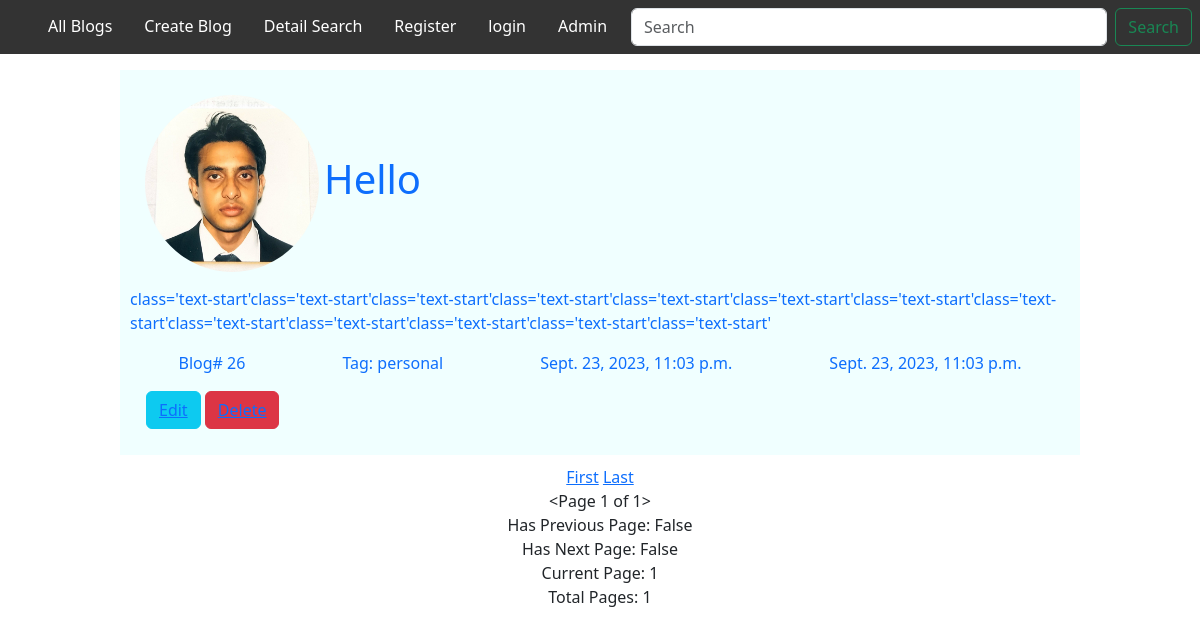
The page / on the database its author committed.
### blog/models.py (models this page shows, shortened)
class Blog(models.Model):
    title = models.CharField(max_length=100)
    content = models.TextField(blank=True)
    date_created = models.DateTimeField(auto_now_add=True)
    date_updated = models.DateTimeField(auto_now=True)
    CATEGORY = (
        ('personal', 'personal'),
        ('daily life', 'daily life'),
        ('general', 'general'),
        ('others', 'others'),
        ('not applicable', 'not applicable'),
    )
    category = models.CharField(max_length=100, choices=CATEGORY)
    profile_pic = models.ImageField(null=True, blank=True, upload_to='images/', default='/profile_pic.jpeg')
    def content_preview(self):
        return self.content[0:500]

### blog/views.py (the view)
# urls.py: path('', views.home, name='home'),
def home(request):
    p = Paginator(Blog.objects.all(), 2)
    page = request.GET.get('page')
    blog = p.get_page(page)
    context ={
        'blog': blog,
    }
    return render(request, 'blog/home.html', context)

### blog/templates/blog/home.html (shortened to what this page needs)
{% load static %}
<!DOCTYPE html>
<html>
<head>
 <link rel="stylesheet" type="text/css" href="{% static 'css/home.css' %}">
 <link href="https://cdn.jsdelivr.net/npm/bootstrap@5.3.2/dist/css/bootstrap.min.css" rel="stylesheet">
{% block style %}
    <link rel="stylesheet" type="text/css" href="{% static 'css/home-content.css' %}">
{% endblock %}
</head>
<body>
<ul>
  <li><a class="active" href="{% url 'home' %}">All Blogs</a></li>
  <li><a href="{% url 'create' %}">Create Blog</a></li>
  <li><a href="{% url "detail_search" %}">Detail Search</a></li>
  <li><a href="{% url 'register' %}">Register</a></li>
  {% if user.is_authenticated %}
    <li><a href="#about">Hello, {{user.username}}</a></li>
    <li><a href="{% url 'logout' %}">Logout</a></li>
  {% else %}
    <li><a href="{% url 'login' %}">login</a></li>
  {% endif %}
  <li><a href="/admin/">Admin</a></li>
  <form method='GET' class="d-flex p-2" action='{% url "search" %}'>
    <input name='q' class="form-control me-2" placeholder="Search" aria-label="Search">
    <button class="btn btn-outline-success" type="submit">Search</button>
  </form>
</ul>
{% block content %}
    {% for blog in blog %}
    <div class='main-container'>
        <a  class='container-head-anchor' href='{% url "detail" blog.id %}'>
        <div class='container-head'>
            {% if blog.profile_pic %}
            <img src='{{blog.profile_pic.url}}'>
            {% else %}
                {{pass}}
            {% endif %}
            <h1>{{blog.title}}</h1>
        </div>
        <div class='content'>
            <p>{{blog.content_preview}}<p>
        </div>
        <div class='container-end'>
            <div> Blog# {{blog.id}}</div>
            <div>Tag: {{blog.category}}</div>
            <div>{{blog.date_created}}</div>
            <div>{{blog.date_updated}}</div>
        </div>
        </a>
        <div class="m-3">
            <button class=' btn btn-info mr-5' type='submit'><a href="{% url 'update' blog.id %}">Edit</a></button>
            <button class=' btn btn-danger' type='submit'><a href="{% url 'delete' blog.id %}">Delete</a></button>
        </div>
    </div>
    {% endfor %}
    <center>
      <a href='?page=1'>First</a>
      <a href='?page={{blog.paginator.num_pages}}'>Last</a>
    </center>
    <center>
    {{blog}}<br>
    Has Previous Page: {{blog.has_previous}}<br>
    Has Next Page: {{blog.has_next}}<br>
    Current Page: {{blog.number}}<br>
    Total Pages: {{blog.paginator.num_pages}}<br>
    </center>
{% endblock %}
</body>
</html>

### static/css/home.css (style rules this page uses)
body { margin: none; padding: none; }
ul { list-style-type: none; margin: 0; padding: 0; overflow: hidden; background-color: #333; }
li { float: left; }
li a { display: block; color: white; text-align: center; padding: 14px 16px; text-decoration: none; }

### static/css/home-content.css (style rules this page uses)
.main-container { display: flex; flex-wrap: wrap; margin: 10px 10%; padding: 10px 10px; flex-direction: column; background-color: azure; text-decoration: none; color: black; transition: background-color 200ms ease-in-out; }
.container-head-anchor { text-decoration: none; }
.container-head { display: flex; flex-direction: row; align-items: center; padding: 10px 10px; }
.container-head > img { width: 20%; border-radius: 50% 50% 50% 50%; padding: 5px 5px; object-fit: contain; }
.container-head > h1 { width: 70%; }
.container-end { display: flex; flex-wrap: wrap; font-size: 1em; justify-content: space-around; }

### rows shown on the page
Blog: profile_pic (picture), title "Hello", content_preview "class='text-start'class='text-start'class='text-start'class='text-start'class='text-start'class='text-start'class='text-start'class='text-start'class='text-start'class='text-start'class='text-start'class='text-start'class='text-start'", id "26", category "personal", date_created "Sept. 23, 2023, 11:03 p.m.", date_updated "Sept. 23, 2023, 11:03 p.m."

### other values the page prints
{{ blog }} "<Page 1 of 1>"
{{ blog.has_previous }} "False"
{{ blog.has_next }} "False"
{{ blog.number }} "1"
{{ blog.paginator.num_pages }} "1"
